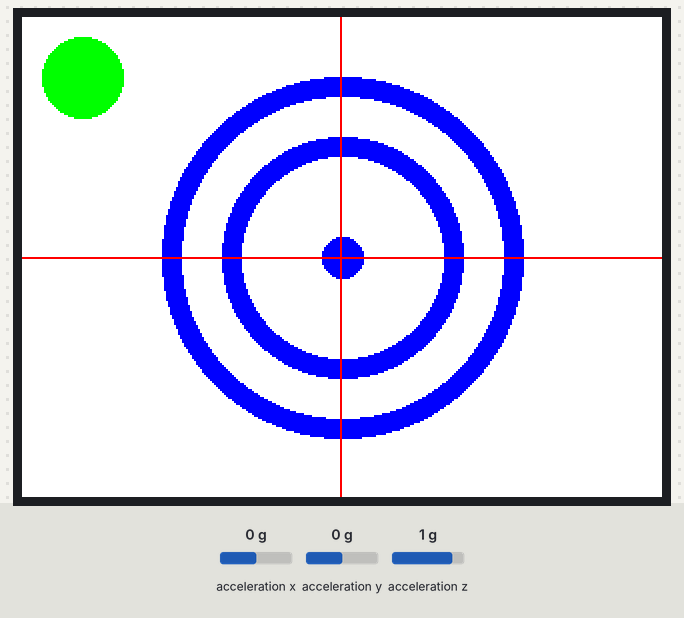
A program run on a simulated ESP32. On the bench: 320×240 colour display. Wiring (inferred from the names in the program): ADXL345 accelerometer at I2C address 0x53. Inputs (shaded band) come from the test bench; at power-on: acceleration x 0 g, acceleration y 0 g, acceleration z 1 g.

Above: at 1.5 s.
1.6 s: acceleration x set to -1.4 g
At 1.86 s:
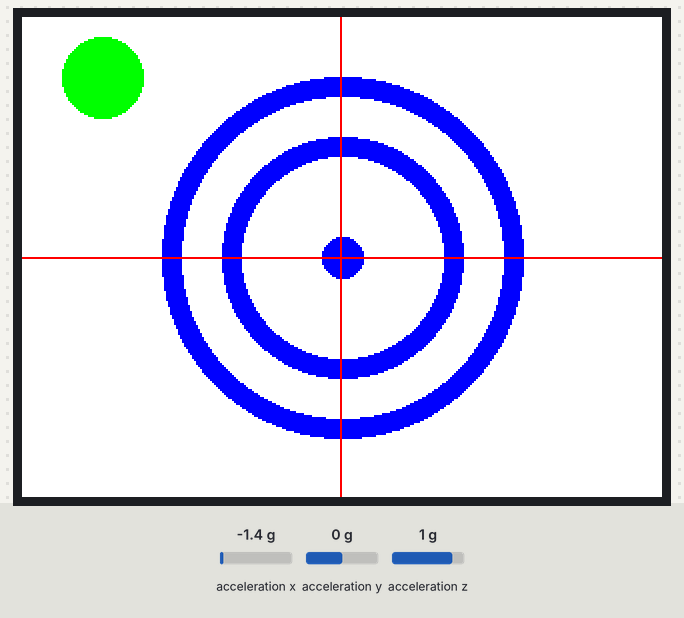
3.2 s: acceleration x set to 0.8 g
At 6.0 s:
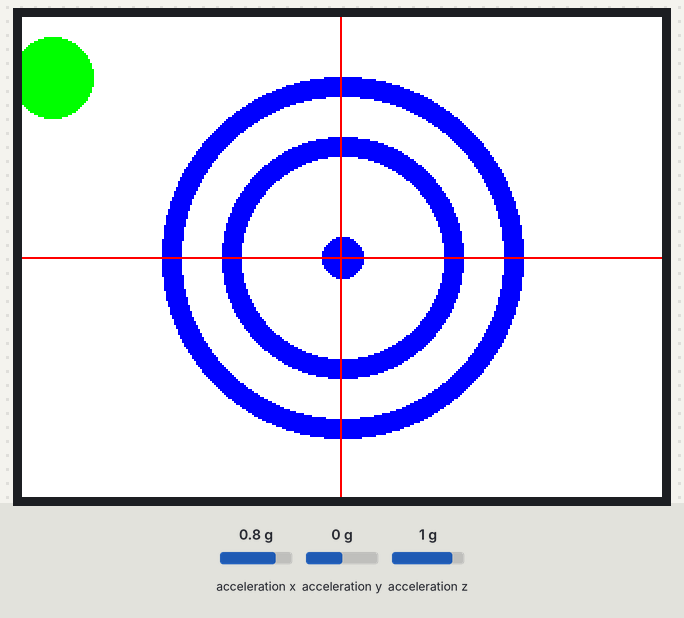
6.2 s: acceleration y set to -1.4 g
At 7.3 s:
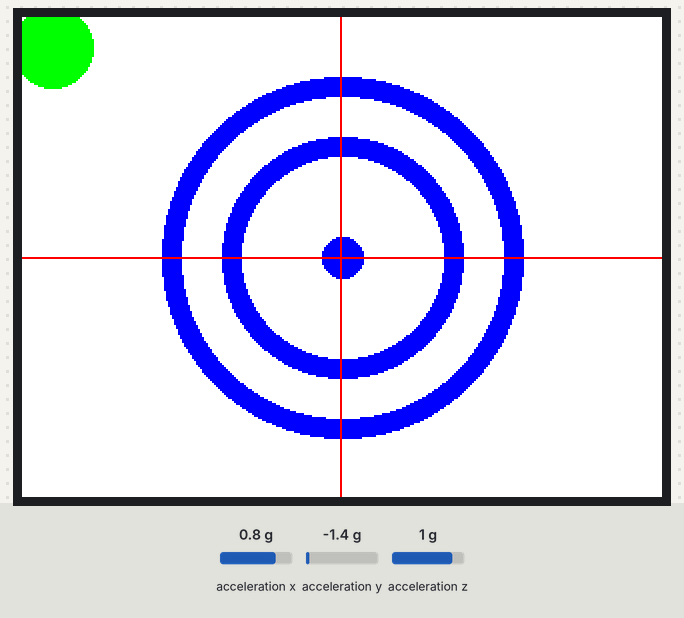
8.1 s: acceleration y set to 0.8 g
At 8.35 s:
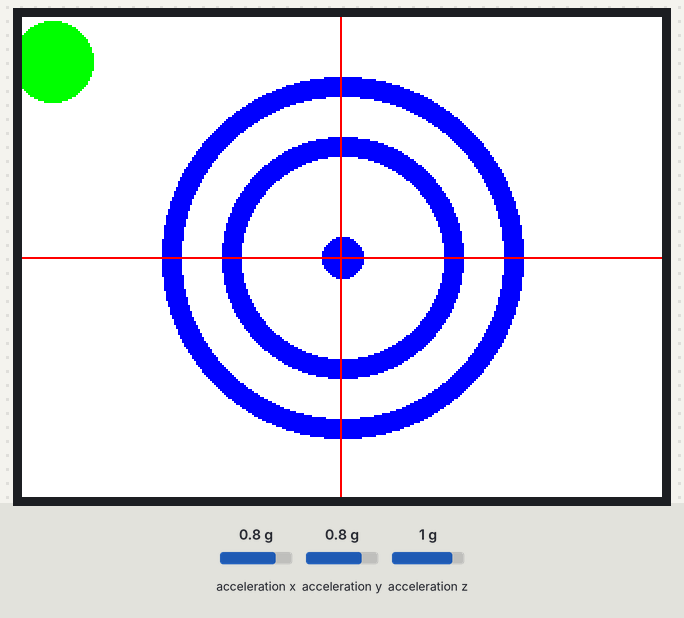
Timing chart, 0 to 10.7 s (numbered marks = the images above; inputs shaded):
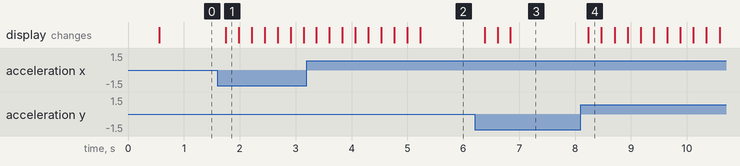

Measured:
- after the input at 1.6 s, the display: changes after 0.15 s (image 1)
- after the input at 6.2 s, the display: first changes after 0.19 s (image 3 shows a later state)
- after the input at 8.1 s, the display: changes after 0.14 s (image 4)

The program:

main.cpp
```cpp
#include <Arduino.h>
#include <Wire.h>
#include <SPI.h>
#include <TFT_eSPI.h>

TFT_eSPI tft = TFT_eSPI();
TFT_eSprite spr = TFT_eSprite(&tft);
TFT_eSprite back1 = TFT_eSprite(&tft);
TFT_eSprite back2 = TFT_eSprite(&tft);

int ADXLAddress = 0x53; // Device address in which is also included the 8th bit for selecting the mode, read in this case.

#define X_Axis_Register_DATAX0 0x32 // Hexadecima address for the DATAX0 internal register.
#define Y_Axis_Register_DATAY0 0x34 // Hexadecima address for the DATAY0 internal register.
#define Z_Axis_Register_DATAZ0 0x36 // Hexadecima address for the DATAY0 internal register.
#define Power_Register 0x2D         // Power Control Register

#define XCAL 3
#define YCAL 3
#define ZCAL 3

#define Dxy 10

float getX();
float getY();
float getZ();
void dessineCible();

int xballe = 30, yballe = 30;
int couleurBalle;

void setup()
{
  tft.begin();
  tft.setRotation(3); // paysage
  tft.fillScreen(TFT_WHITE);

  back1.createSprite(160, 240);
  back2.createSprite(160, 240);

  Wire.begin(); // Initiate the Wire library
  Serial.begin(115200);
  delay(100);
  // Enable measurement
  Wire.beginTransmission(ADXLAddress);
  Wire.write(Power_Register);
  // Bit D3 High for measuring enable (0000 1000)
  Wire.write(8);
  Wire.endTransmission();
}

void loop()
{
  if (getX() > 0.1)
  {
    if (getY() > 0.1)
    {
      xballe -= Dxy * 0.7;
      yballe += Dxy * 0.7;
    }
    else if (getY() < -0.1)
    {
      xballe -= Dxy * 0.7;
      yballe -= Dxy * 0.7;
    }
    else
    {
      xballe -= Dxy;
    }
  }
  else if (getX() < -0.1)
  {
    if (getY() > 0.1)
    {
      xballe += Dxy * 0.7;
      yballe += Dxy * 0.7;
    }
    else if (getY() < -0.1)
    {
      xballe += Dxy * 0.7;
      yballe -= Dxy * 0.7;
    }
    else
    {
      xballe += Dxy;
    }
  }
  else if (getY() < -0.1)
  {
    yballe -= Dxy;
  }
  else if (getY() > 0.1)
  {
    yballe += Dxy;
  }

  if(xballe<15) xballe =15;
  if(xballe>305) xballe = 305;
  if(yballe<15) yballe =15;
  if(yballe>225) yballe = 225;

  back1.fillScreen(TFT_WHITE);
  back1.fillCircle(160, 120, 90, TFT_BLUE);
  back1.fillCircle(160, 120, 80, TFT_WHITE);
  back1.fillCircle(160, 120, 60, TFT_BLUE);
  back1.fillCircle(160, 120, 50, TFT_WHITE);

  back1.fillCircle(160, 120, 10, TFT_BLUE);

  back2.fillScreen(TFT_WHITE);
  back2.fillCircle(0, 120, 90, TFT_BLUE);
  back2.fillCircle(0, 120, 80, TFT_WHITE);
  back2.fillCircle(0, 120, 60, TFT_BLUE);
  back2.fillCircle(0, 120, 50, TFT_WHITE);
  back2.fillCircle(0, 120, 10, TFT_BLUE);

 // Serial.printf("xballe = %d et yballe = %d\n", xballe, yballe);
  if(xballe==160 && yballe == 120)
  {
    couleurBalle = TFT_GOLD;
  }
  else
   couleurBalle = TFT_GREEN;

  back1.fillCircle(xballe, yballe, 20, couleurBalle);
  back2.fillCircle(xballe - 160, yballe, 20, couleurBalle);

  back1.drawFastHLine(0, 120, 160, TFT_RED);
  back2.drawFastHLine(0, 120, 160, TFT_RED);
  back1.drawFastVLine(159, 0, 240, TFT_RED);

  back1.pushSprite(0, 0);
  back2.pushSprite(160, 0);

}

float getX()
{
  int16_t x0, x1, x_out;
  float xG;

  Wire.beginTransmission(ADXLAddress); // Begin transmission to the Sensor
  // Ask the particular registers for data
  Wire.write(X_Axis_Register_DATAX0);
  Wire.endTransmission(); // Ends the transmission and transmits the data from the two registers

  Wire.requestFrom(ADXLAddress, 2); // Request the transmitted two bytes from the two registers
  if (Wire.available() <= 2)
  {                   //
    x0 = Wire.read(); // Reads the data from the register
    x1 = Wire.read();
  }

  x_out = ((x1 << 8) | x0) + XCAL;
  xG = ((float)x_out) / 255;
  return xG;
}

float getY()
{
  int16_t y0, y1, y_out;
  float yG;

  Wire.beginTransmission(ADXLAddress); // Begin transmission to the Sensor
  // Ask the particular registers for data
  Wire.write(Y_Axis_Register_DATAY0);
  Wire.endTransmission(); // Ends the transmission and transmits the data from the two registers

  Wire.requestFrom(ADXLAddress, 2); // Request the transmitted two bytes from the two registers
  if (Wire.available() <= 2)
  {                   //
    y0 = Wire.read(); // Reads the data from the register
    y1 = Wire.read();
  }

  y_out = ((y1 << 8) | y0) + YCAL;
  yG = ((float)y_out) / 255;
  return yG;
}

float getZ()
{
  int16_t z0, z1, z_out;
  float zG;

  Wire.beginTransmission(ADXLAddress); // Begin transmission to the Sensor
  // Ask the particular registers for data
  Wire.write(Z_Axis_Register_DATAZ0);
  Wire.endTransmission(); // Ends the transmission and transmits the data from the two registers

  Wire.requestFrom(ADXLAddress, 2); // Request the transmitted two bytes from the two registers
  if (Wire.available() <= 2)
  {                   //
    z0 = Wire.read(); // Reads the data from the register
    z1 = Wire.read();
  }

  z_out = ((z1 << 8) | z0) + ZCAL;
  zG = ((float)z_out) / 255;
  return zG;
}
void dessineCible()
{
  // back.fillScreen(TFT_WHITE);
  // back.fillCircle(100,100,90,TFT_BLUE);
  // back.fillCircle(100,100,80,TFT_WHITE);
  // back.fillCircle(100,100,60,TFT_BLUE);
  // back.fillCircle(100,100,50,TFT_WHITE);
  // back.fillCircle(100,100,10,TFT_BLUE);
  // back.pushSprite(60,20);
}
```
